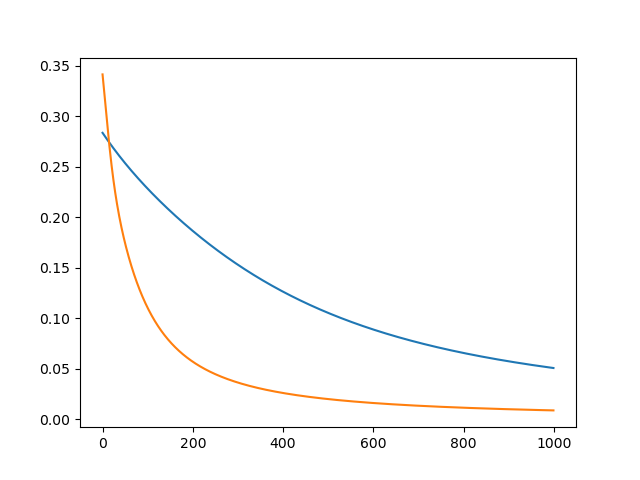

The Python source for this figure:
import math
import numpy as np
import random
import matplotlib.pyplot as plt

# W:传递权重的参数, X:训练数据, D:标准输出, alpha:学习率


def SGD(W, X, D, alpha):
    for i in range(len(X)):
        v = 0
        d = D[i]
        for j in range(len(X[0])):
            v = v + W[j]*X[i][j]
        y = sig(v)
        e = d - y
        for j in range(len(X[0])):
            dw = y*(1-y)*e*alpha*X[i][j]
            W[j] = W[j] + dw
    return W


def Batch(W, X, D, alpha):
    wSum = []
    for i in range(len(W)):
        wSum.append(0)
    for i in range(len(X)):
        v = 0
        d = D[i]
        for j in range(len(X[0])):
            v = v + W[j]*X[i][j]
        y = sig(v)
        e = d - y
        for j in range(len(X[0])):
            dw = y*(1-y)*alpha*e*X[i][j]
            wSum[j] = wSum[j] + dw
    for i in range(len(W)):
        W[i] = W[i] + wSum[i]*1.0/len(D)
    return W


def sig(x):
    return 1.0/(1+math.exp(-x))


if __name__ == '__main__':
    data = [[0, 0, 1], [0, 1, 1], [1, 0, 1], [1, 1, 1]]
    D = [0, 0, 1, 1]
    MSESGD = []
    MSEBatch = []
    WSGD = []
    WBatch = []
    for i in range(len(data[0])):
        WSGD.append(2*random.random()-1)
        WBatch.append(2*random.random()-1)
    alpha = 0.1
    for i in range(1000):
        WSGD = SGD(WSGD, data, D, alpha)
        WBatch = Batch(WBatch, data, D, alpha)
        y_SGD = []
        y_Batch = []
        for j in range(len(data)):
            v_SGD = 0
            v_Batch = 0
            for q in range(len(data[0])):
                v_SGD = v_SGD + WSGD[q]*data[j][q]
                v_Batch = v_Batch + WBatch[q]*data[j][q]
            y_SGD.append(sig(v_SGD))
            y_Batch.append(sig(v_Batch))
        MSEBatch.append(np.mean(np.square(np.array(D)-np.array(y_Batch))))
        MSESGD.append(np.mean(np.square(np.array(D)-np.array(y_SGD))))

    plt.plot(range(1000), MSEBatch)
    plt.plot(range(1000), MSESGD)
    plt.savefig('5-1.png')
    plt.show()
